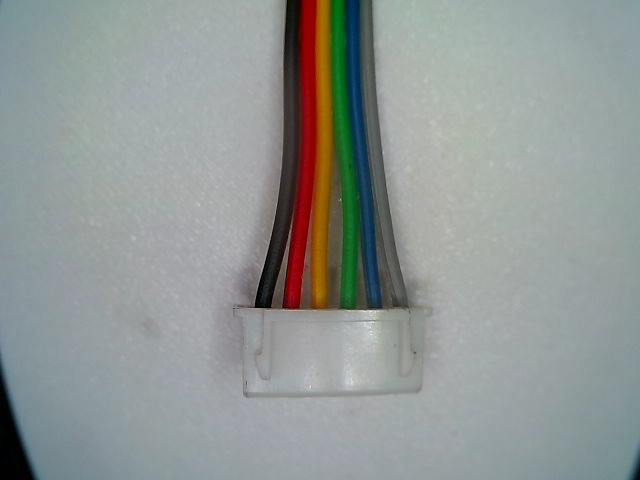
#> input picture sample_images/reference_sample.png, 640 x 480 px
$ python -i multi_pin_bfs.py   (imports and definitions only)
#> lines starting #> are read from the running program, lines starting #| are printed output that depends on the picture; after the words box and inside, x2 and y2 are one past the last pixel; in counts of white or black regions, pixels touching at a corner belong together
#> further down, picture is the input picture: shape (480, 640, 3); mean B, G, R 148.9, 151.1, 145.1
"""Single-strand wire colour detector (fixed camera, vertical wires, light background).

Public API is unchanged:  detect_wire_colors_bfs(image, expected_count) -> (count, [(b, g, r), ...])

Method (replaces the pixel-BFS):
  1. Work in Lab. Estimate the background per image row (row median), so a vignetted
     background does not matter.
  2. Locate the row where the wires enter the connector, and take a band of rows a
     little above it, where wires are parallel.
  3. Collapse the band to one Lab colour per column (median over rows).
  4. Find the bundle's left/right extent, then cut it into `expected_count` segments at the
     strongest colour edges (dynamic programming, with a sane min/max wire width).
  5. Each wire's colour = median of the centre of its segment.

Touching wires are no problem because we split by colour edges, not by connectivity.
"""
import cv2
import numpy as np

FG_DELTA_E = 30.0        # strong foreground: used to find where wires enter the connector
EXTENT_DELTA_E = 15.0    # weaker threshold: used for the bundle's left/right edge (pale wires)
END_ROW_MIN_PIXELS = 40  # a row with fewer strong pixels is not part of the wire
BAND_FROM_END = (75, 40) # band = rows [end-75, end-40]
MIN_WIDTH_FRAC = 0.70    # wires are the same gauge, so widths are similar
MAX_WIDTH_FRAC = 1.5
NOMINAL_WIRE_PX = 21.0   # typical wire width in pixels for your fixed camera (calibrate!)


def _to_lab(image):
    lab = cv2.cvtColor(image, cv2.COLOR_BGR2Lab).astype(np.float32)
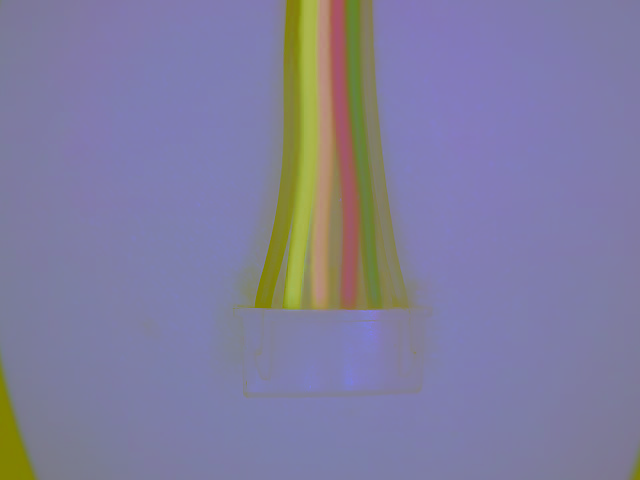
#> lab: shape (480, 640, 3) float32; mean B, G, R 158.2, 126, 128.9
    lab[..., 0] *= 100.0 / 255.0
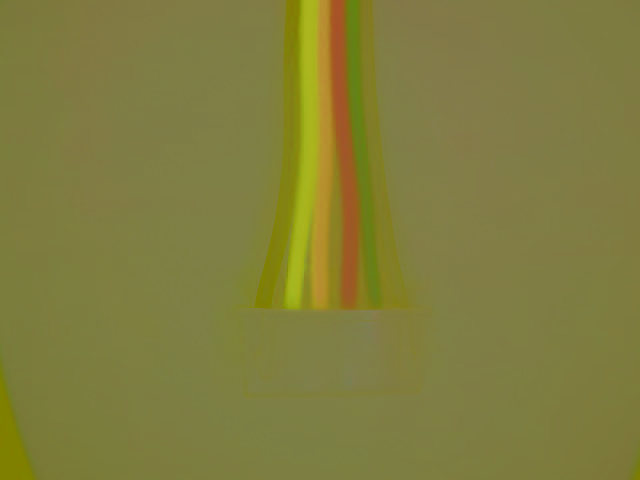
#> lab: shape (480, 640, 3) float32; mean B, G, R 62, 126, 128.9
    lab[..., 1:] -= 128.0
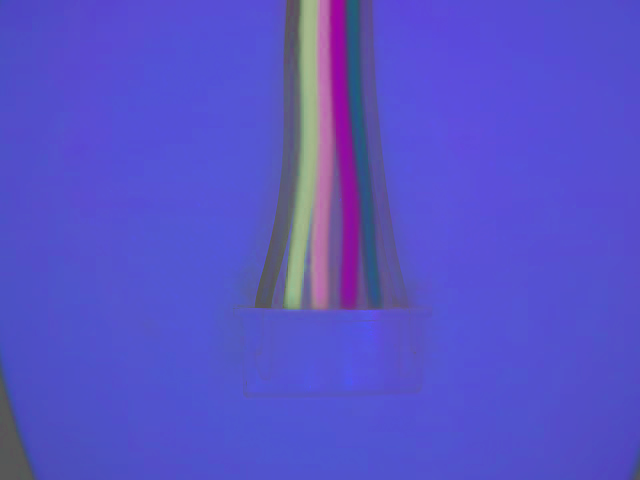
#> lab: shape (480, 640, 3) float32; mean B, G, R 62, -2.1, 0.8; drawn with min black and max white
    return lab


def _lab_to_bgr(lab_vec):
    v = np.array(lab_vec, dtype=np.float32)
    v[0] *= 255.0 / 100.0
    v[1:] += 128.0
    px = np.clip(v, 0, 255).astype(np.uint8).reshape(1, 1, 3)
    b, g, r = cv2.cvtColor(px, cv2.COLOR_Lab2BGR)[0, 0]
    return int(b), int(g), int(r)


def _background_distance(lab):
    """Distance of every pixel from its own row's median colour (= the background)."""
    bg = np.median(lab, axis=1)
#> bg = 480 rows, first 8: [66.67, -6, 1], [66.67, -6, 1], [66.67, -6, 1], [66.67, -6, 1], [67.06, -6, 1], [67.06, -6, 1], [67.06, -6, 1], [67.06, -6, 1]
    return np.linalg.norm(lab - bg[:, None, :], axis=2)
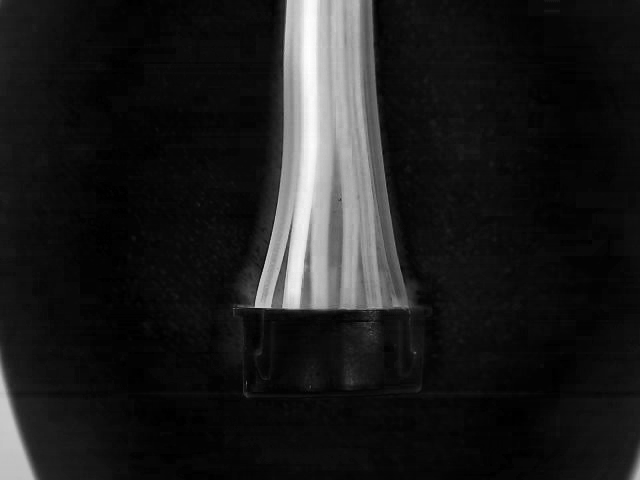
#> returned value: shape (480, 640) float32; min 0, max 83.38, mean 9.6; drawn with min black and max white


def _find_band(dist):
    h, w = dist.shape
#> h = 480; w = 640
    d = dist.copy()
    d[:, : int(w * 0.10)] = 0           # ignore vignette at the left/right edges
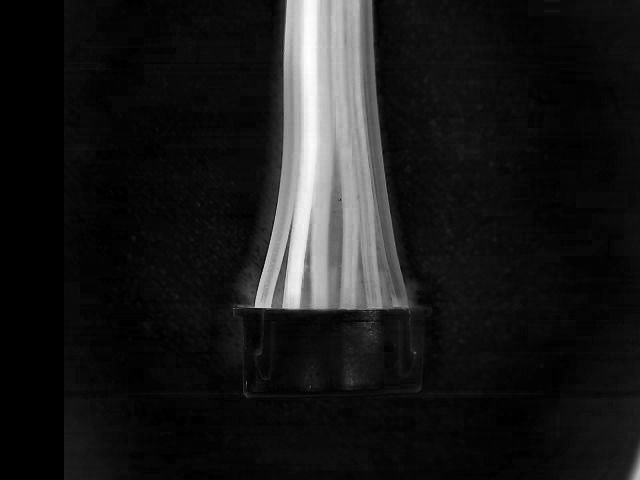
#> d: shape (480, 640) float32; 10% of pixels changed, all inside (x1, y1, x2, y2) = (0, 0, 64, 480); drawn with min black and max white
    d[:, int(w * 0.90):] = 0
#> d: shape (480, 640) float32; 9.99% of pixels changed, all inside (x1, y1, x2, y2) = (576, 0, 640, 480)
    counts = (d > FG_DELTA_E).sum(axis=1)
#> counts = 480 values, max 159 at index 306, min 0 at index 310, mean 65.1
    rows = np.where(counts >= END_ROW_MIN_PIXELS)[0]
#> rows = 310 values from 0 to 309
    if len(rows) == 0:
        return None
    end = int(rows.max())
#> end = 309
    y1 = max(0, end - BAND_FROM_END[0])
#> y1 = 234
    y2 = max(y1 + 5, end - BAND_FROM_END[1])
#> y2 = 269
    return y1, min(h, y2)


def _bundle_extent(col_dist, gap=4):
    """Widest run of foreground columns, bridging gaps up to `gap` px."""
    fg = _mask_margins(col_dist) > EXTENT_DELTA_E
    best, start, last = (0, 0), None, None
    for x, v in enumerate(fg):
        if v:
            if start is None:
                start = x
            last = x
        elif start is not None and x - last > gap:
            if last - start > best[1] - best[0]:
                best = (start, last)
            start = None
    if start is not None and last - start > best[1] - best[0]:
        best = (start, last)
    return best if best[1] > best[0] else None


EDGE_MARGIN = 0.10       # ignore the outer 10 % of the frame on each side (lens vignette)
RUN_BRIDGE_PX = 3        # gaps up to this many px inside one wire are bridged (highlights)
RUN_MIN_PX = 4           # a foreground run narrower than this is noise


def _mask_margins(col_dist):
    d = col_dist.copy()
    w = len(d)
    d[: int(w * EDGE_MARGIN)] = 0
    d[int(w * (1 - EDGE_MARGIN)):] = 0
    return d


# [15 lines left out: function _fg_runs, not called in this run]


def _edge_strength(col_lab, x0, x1):
    """Colour change between neighbouring columns, smoothed a little."""
    seg = col_lab[x0:x1 + 1]
    k = np.ones(3, np.float32) / 3.0
    sm = np.stack([np.convolve(seg[:, c], k, mode="same") for c in range(3)], axis=1)
    # compare 3 columns left of x with 3 columns right of x (robust to 1-px noise)
    e = np.zeros(len(seg), np.float32)
    for i in range(3, len(seg) - 3):
        e[i] = np.linalg.norm(sm[i - 3:i].mean(0) - sm[i:i + 3].mean(0))
    return e


# [39 lines left out: function _split_dp, not called in this run]


def _auto_cuts(edge, avg_min_width):
    """No expected count given: cut at strong, well separated colour edges."""
    thr = max(12.0, float(np.percentile(edge, 90)) * 0.5)
    cuts = []
    for i in np.argsort(-edge):
        if edge[i] < thr:
            break
        if all(abs(i - c) >= avg_min_width for c in cuts):
            cuts.append(int(i))
    return sorted(cuts)


# [22 lines left out: functions _split_touching, _centre_colour, not called in this run]


def detect_wire_colors_bfs(image, expected_count=None, return_debug=False,
                           band=None, nominal_wire_px=None):
    """Return (count, [(b, g, r), ...]) left to right. Plain Python ints (JSON safe).

    band            optional (y1, y2) rows to read the wires from. None = find automatically.
    nominal_wire_px optional wire pitch in px for the count check. None = NOMINAL_WIRE_PX.
    """
    nominal = float(nominal_wire_px) if nominal_wire_px else NOMINAL_WIRE_PX
    empty = (0, [], {}) if return_debug else (0, [])
    if image is None or getattr(image, "size", 0) == 0:
        return empty

    lab = _to_lab(image)
    dist = _background_distance(lab)
    if band and int(band[1]) > int(band[0]):
        h = lab.shape[0]
        y1, y2 = max(0, int(band[0])), min(h, int(band[1]))
    else:
        found = _find_band(dist)
#> found = (234, 269)
        if found is None:
            return empty
        y1, y2 = found
#> y1 = 234; y2 = 269

    col_lab = np.median(lab[y1:y2], axis=0)             # (W, 3)
#> col_lab = 640 rows, first 8: [60.78, -3, -4], [60.78, -3, -5], [61.18, -3, -5], [61.18, -3, -5], [61.18, -3, -5], [61.18, -3, -5], [61.18, -3, -5], [61.18, -3, -4]
    col_dist = np.median(dist[y1:y2], axis=0)           # (W,)
#> col_dist = 640 values, max 77.03 at index 300, min 0.392 at index 108, mean 12.91

    # ---- wires that do NOT touch: every wire is its own foreground run ----
    n_req = int(expected_count) if expected_count else 0
    if n_req >= 2:
        first_ok = None
        for thr in (EXTENT_DELTA_E, 25.0, 35.0):      # a stricter threshold separates wires whose
            runs = _fg_runs(col_dist, thr)            # soft shadows would otherwise merge them
            if len(runs) < 2 or max(b - a + 1 for a, b in runs) > 2.2 * nominal:
                continue
            runs = _split_touching(runs, col_lab, n_req)
            if len(runs) < 2 or max(b - a + 1 for a, b in runs) > 1.6 * nominal:
                continue
            if len(runs) == n_req:
                first_ok = runs
                break
            first_ok = first_ok or runs
        if first_ok:
            runs = first_ok
            colors = [_centre_colour(col_lab, a, b) for a, b in runs]
            dbg = {"band": (y1, y2), "extent": (runs[0][0], runs[-1][1]),
                   "cuts": [int((runs[i][1] + runs[i + 1][0]) // 2) for i in range(len(runs) - 1)],
                   "segments": [(int(a), int(b)) for a, b in runs], "mode": "separate",
                   "px_per_wire": round(float(np.mean([b - a + 1 for a, b in runs])), 1),
                   "bundle_px": int(runs[-1][1] - runs[0][0] + 1),
                   "count_estimate": float(len(runs)),
                   "count_mismatch": len(runs) != n_req}
            return (len(colors), colors, dbg) if return_debug else (len(colors), colors)

    ext = _bundle_extent(col_dist)
#> in _mask_margins, `d = col_dist.copy()`: d has the same summary as col_dist in detect_wire_colors_bfs
#> in _mask_margins, `w = len(d)`: w = 640
#> the loop in _bundle_extent, `for x, v in enumerate(fg):` made 640 passes
#> start on pass 267: 266
#> after the loop in _bundle_extent, `for x, v in enumerate(fg):`: best = (266, 396)
#> ext = (266, 396)
    if ext is None:
        return empty
    x0, x1 = ext
#> x0 = 266; x1 = 396
    length = x1 - x0 + 1
#> length = 131

    edge = _edge_strength(col_lab, x0, x1)
#> in _edge_strength, `seg = col_lab[x0:x1 + 1]`: seg = 131 rows, first 8: [51.37, 2, 1], [45.88, 2, 1], [10.59, 1, 1], [9.02, 0, 2], [9.8, 0, 2], [10.59, 0, 2], [12.16, 0, 1], [14.51, 0, 0]
#> in _edge_strength, `sm = np.stack([np.convolve(seg[:, c], k, mode="same") for c in range(3..`: sm = 131 rows, first 8: [32.42, 1.33, 0.667], [35.95, 1.67, 1], [21.83, 1, 1.33], [9.8, 0.333, 1.67], [9.8, 0, 2], [10.85, 0, 1.67], [12.42, 0, 1], [13.86, 0, 0.667]
#> in _edge_strength, `e = np.zeros(len(seg), np.float32)`: e = 131 values from 0 to 0
#> the loop in _edge_strength, `for i in range(3, len(seg) - 3):` made 125 passes
#> after the loop in _edge_strength, `for i in range(3, len(seg) - 3):`: e = 131 values, max 29.42 at index 24, min 0 at index 0, mean 9.33
#> edge has the same summary as e in _edge_strength
    n = int(expected_count) if expected_count else 0

    # Sanity check: forcing N segments would hide a missing/extra wire. Wires have a fixed
    # width on a fixed camera, so bundle width / nominal wire width must be within ~0.6 wire of N.
    est_count = max(1, int(round(length / nominal)))
#> est_count = 6
    count_mismatch = (n >= 1 and abs(length / nominal - n) > max(0.6, 0.1 * n))
#> count_mismatch = False
    if count_mismatch:
        n = est_count          # split by the estimate, so the reported count reflects reality
    if n >= 2:
        cuts = _split_dp(col_lab[x0:x1 + 1], n)
    elif n == 1:
        cuts = []
    else:
        cuts = _auto_cuts(edge, max(6, length // 20))
#> in _auto_cuts, `thr = max(12.0, float(np.percentile(edge, 90)) * 0.5)`: thr = 12
#> the loop in _auto_cuts, `for i in np.argsort(-edge):` made 47 passes
#> i on passes 1 to 12: 24, 23, 25, 40, 39, 26, 19, 18, 22, 92, 93, 41
#> after the loop in _auto_cuts, `for i in np.argsort(-edge):`: cuts = [24, 40, 18, 92, 3, 77, 46, 62, 110]
#> cuts = [3, 18, 24, 40, 46, 62, 77, 92, 110]

    bounds = [0] + list(cuts) + [length]
#> bounds = [0, 3, 18, 24, 40, 46, 62, 77, 92, 110, 131]
    colors = []
    for a, b in zip(bounds[:-1], bounds[1:]):
        w = b - a
        ca, cb = x0 + a + int(w * 0.30), x0 + b - int(w * 0.30)     # centre 40 %
        cb = max(cb, ca + 1)
        colors.append(_lab_to_bgr(np.median(col_lab[ca:cb], axis=0)))
#> this loop made 10 passes
#> (a, w, ca, cb, px in _lab_to_bgr, g in _lab_to_bgr) on passes 1 to 10: (0, 3, 266, 269, [[117, 130, 129]], 107), (3, 15, 273, 280, [[38, 129, 129]], 37), (18, 6, 285, 289, [[104, 136, 133]], 91), (24, 16, 294, 302, [[77, 180, 167]], 7), (40, 6, 307, 311, [[97, 146, 146]], 78), (46, 16, 316, 324, [[117, 144, 181]], 97), (62, 15, 332, 339, [[89, 129, 141]], 81), (77, 15, 347, 354, [[97, 90, 157]], 103), (92, 18, 363, 371, [[57, 124, 110]], 57), (110, 21, 382, 391, [[98, 127, 130]], 91)
#> after the loop, colors = [(107, 107, 113), (36, 37, 40), (88, 91, 112), (11, 7, 146), (61, 78, 125), (2, 97, 152), (61, 81, 91), (39, 103, 24), (80, 57, 21), (87, 91, 90)]

    if return_debug:
        return len(colors), colors, {"band": (y1, y2), "extent": (x0, x1),
                                     "cuts": [int(x0 + c) for c in cuts],
                                     "px_per_wire": round(length / max(1, len(colors)), 1),
                                     "bundle_px": int(length),
                                     "count_estimate": round(length / nominal, 2), "mode": "bundle",
                                     "count_mismatch": bool(count_mismatch)}
    return len(colors), colors

>>> import cv2
>>> picture = cv2.imread('../sample_images/reference_sample.png')
>>> result = detect_wire_colors_bfs(picture)
#> result = (10, [(107, 107, 113), (36, 37, 40), (88, 91, 112), (11, 7, 146), (61, 78, 125), (2, 97, 152), (61, 81, 91), (39, 103, 24), (80, 57, 21), (87, 91, 90)])

$ run again, on sample_images/test_sample.png
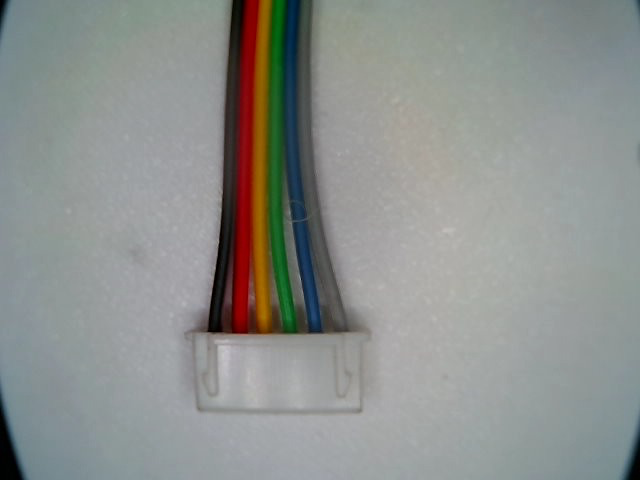
#> input picture sample_images/test_sample.png, 640 x 480 px
#> picture is the input picture: shape (480, 640, 3); mean B, G, R 141.4, 144.4, 141
#> in _to_lab, `lab[..., 1:] -= 128.0`:
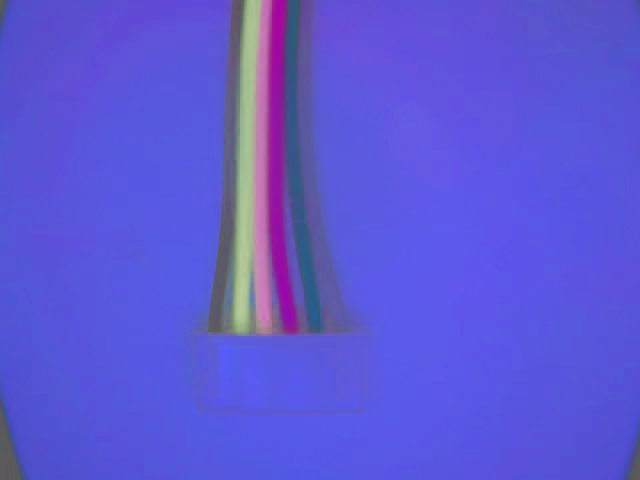
#> lab: shape (480, 640, 3) float32; mean B, G, R 59.6, -1.4, 1.5; drawn with min black and max white
#> bg = 480 rows, first 8: [56.86, -5, 2], [56.86, -5, 2], [56.86, -5, 2], [57.25, -5, 2], [57.25, -5, 2], [57.25, -5, 2], [57.25, -5, 2], [57.25, -5, 2]
#> in _find_band, `d[:, int(w * 0.90):] = 0`:
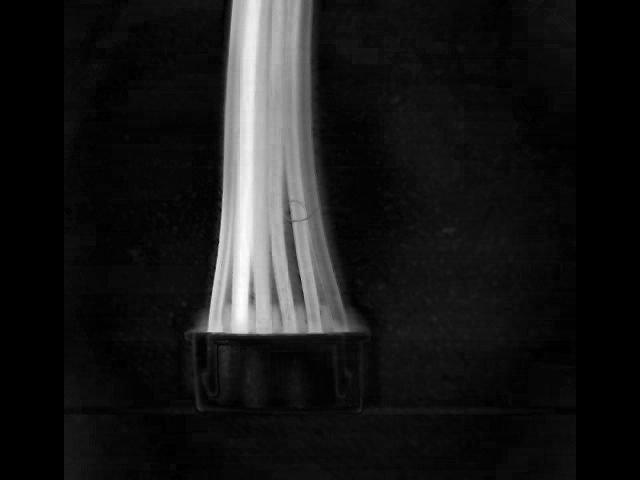
#> d: shape (480, 640) float32; min 0, max 79.77, mean 7.9; drawn with min black and max white
#> counts = 480 values, max 149 at index 329, min 0 at index 335, mean 62.37
#> rows = 334 values from 0 to 333
#> end = 333
#> in _find_band, `y1 = max(0, end - BAND_FROM_END[0])`: y1 = 258
#> in _find_band, `y2 = max(y1 + 5, end - BAND_FROM_END[1])`: y2 = 293
#> found = (258, 293)
#> in detect_wire_colors_bfs, `y1, y2 = found`: y1 = 258; y2 = 293
#> col_lab = 640 rows, first 8: [60, -2, -3], [60, -2, -3], [60, -2, -3], [59.61, -2, -3], [59.61, -2, -3], [59.61, -2, -3], [59.61, -2, -3], [59.61, -2, -3]
#> col_dist = 640 values, max 77.53 at index 243, min 1.57 at index 557, mean 12.7
#> in _mask_margins, `d = col_dist.copy()`: d has the same summary as col_dist in detect_wire_colors_bfs
#> in _mask_margins, `w = len(d)`: w = 640
#> the loop in _bundle_extent, `for x, v in enumerate(fg):` made 640 passes
#> start on pass 215: 214
#> after the loop in _bundle_extent, `for x, v in enumerate(fg):`: best = (214, 335)
#> x0 = 214; x1 = 335
#> length = 122
#> seg = 122 rows, first 8: [30.59, 2, 1], [2.35, 2, 1], [2.75, 2, 1], [1.96, 0, 2], [3.53, 0, 1], [5.88, 0, 1], [9.02, 0, 1], [9.41, 0, 0]
#> sm = 122 rows, first 8: [10.98, 1.33, 0.667], [11.9, 2, 1], [2.35, 1.33, 1.33], [2.75, 0.667, 1.33], [3.79, 0, 1.33], [6.14, 0, 1], [8.1, 0, 0.667], [8.76, 0, 0.333]
#> in _edge_strength, `e = np.zeros(len(seg), np.float32)`: e = 122 values from 0 to 0
#> the loop in _edge_strength, `for i in range(3, len(seg) - 3):` made 116 passes
#> after the loop in _edge_strength, `for i in range(3, len(seg) - 3):`: e = 122 values, max 23.96 at index 22, min 0 at index 0, mean 9.23
#> edge has the same summary as e in _edge_strength
#> est_count = 6
#> count_mismatch = False
#> thr = 12
#> the loop in _auto_cuts, `for i in np.argsort(-edge):` made 43 passes
#> i on passes 1 to 8: 22, 21, 86, 23, 75, 20, 35, 74
#> after the loop in _auto_cuts, `for i in np.argsort(-edge):`: cuts = [22, 86, 75, 35, 55, 61, 41, 14, 101]
#> in detect_wire_colors_bfs, `cuts = _auto_cuts(edge, max(6, length // 20))`: cuts = [14, 22, 35, 41, 55, 61, 75, 86, 101]
#> bounds = [0, 14, 22, 35, 41, 55, 61, 75, 86, 101, 122]
#> the loop in detect_wire_colors_bfs, `for a, b in zip(bounds[:-1], bounds[1:]):` made 10 passes
#> (a, w, ca, cb, px in _lab_to_bgr, g in _lab_to_bgr) on passes 1 to 7: (0, 14, 218, 224, [[17, 128, 128]], 21), (14, 8, 230, 234, [[51, 145, 134]], 38), (22, 13, 239, 246, [[77, 181, 171]], 2), (35, 6, 250, 254, [[82, 154, 149]], 58), (41, 14, 259, 265, [[121, 144, 183]], 101), (55, 6, 270, 274, [[93, 125, 144]], 86), (61, 14, 279, 285, [[96, 90, 157]], 102)
#> after the loop in detect_wire_colors_bfs, `for a, b in zip(bounds[:-1], bounds[1:]):`: colors = [(21, 21, 21), (40, 38, 74), (2, 2, 148), (44, 58, 120), (0, 101, 157), (60, 86, 91), (38, 102, 23), (95, 101, 97), (88, 56, 26), (81, 83, 84)]
#> result = (10, [(21, 21, 21), (40, 38, 74), (2, 2, 148), (44, 58, 120), (0, 101, 157), (60, 86, 91), (38, 102, 23), (95, 101, 97), (88, 56, 26), (81, 83, 84)])
